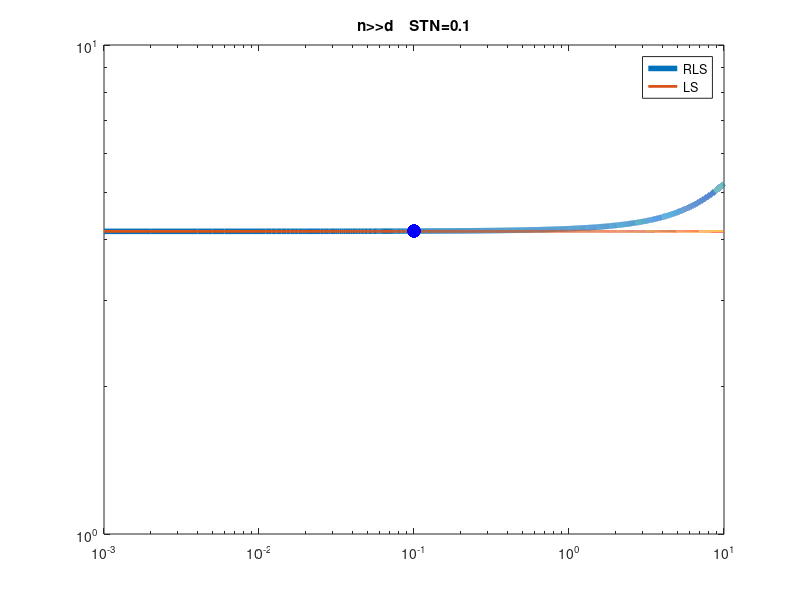
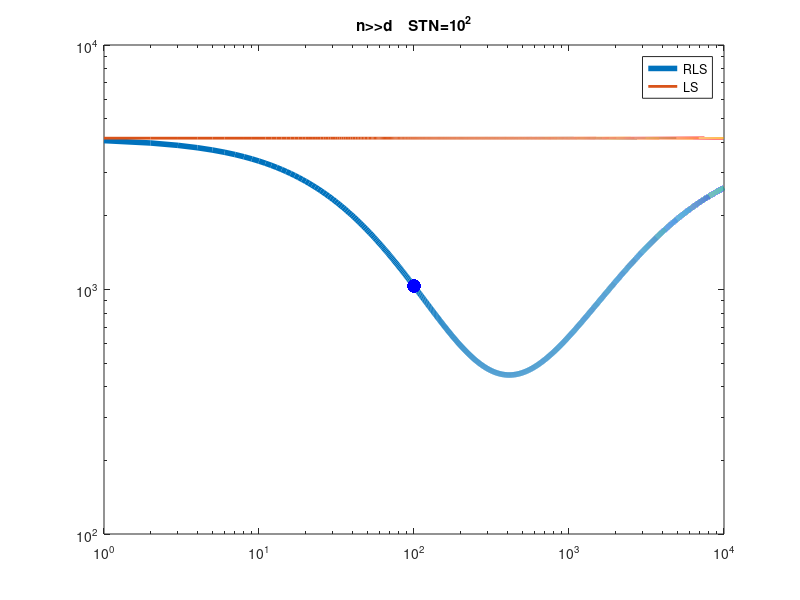
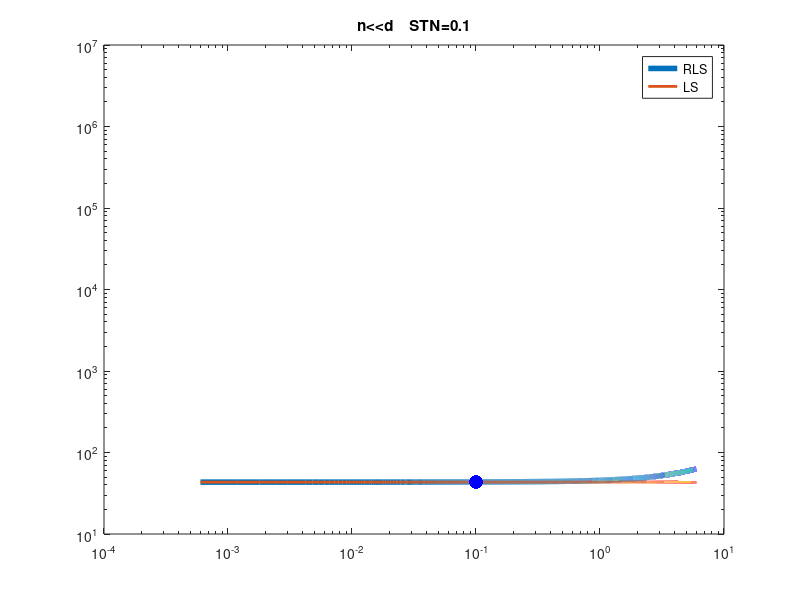
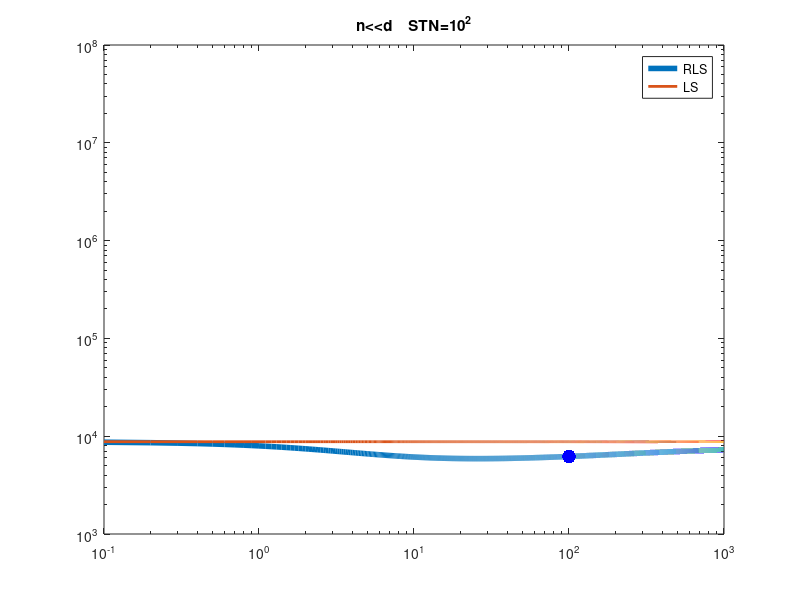

MATLAB code for these plots, in order:
% Simulation Least Squares and Regularized Least Squares


%--------------------------------------------------------------------------
% In this simulation we'll prove that if the order of noise to signal ratio 
% is equal to the one of the eigenvalues of the matrix
% Sigma= X_tr'*X_tr 
% than regularized least squares with lambda=sigma^2/norm(w_star)^2 
% (which is unknown in a real problem) is better than least squares.
%--------------------------------------------------------------------------


%% I) n>>d stn<<1
    clear,clc, close all

    rng(3)
    % Dataset
%     a=randi([-100 -1]);
%     b=randi([1 100]);
    n=10^3;
    d=10;
%     sigma=randi([10^2 10^3]);
    
    w_star=rand(d,1);  % Exact w
    STN=10^(-1);
    sigma=sqrt(STN)*norm(w_star);
    
    % Trainingset
%     X_tr=rand(n,d)*(b-a)-b;
    X_tr=rand(n,d);
    Y_tr=X_tr*w_star+sigma*randn(size(X_tr,1),1);
    % Test set
%     X_ts=rand(n,d)*(b-a)-b;
    X_ts=rand(n,d);
    Y_ts=X_ts*w_star+sigma*randn(size(X_ts,1),1);

    % ------------------------------------------------------------------------------------------
    % Least Squares
    w_LS=(X_tr'*X_tr)\X_tr'*Y_tr;

    pred_err_LS=norm(X_ts*w_LS-X_ts*w_star)^2;

    % ----------------------------------------------------------------------------------------------
    % Regularized least Squares 
    lambda_star=sigma^2/norm(w_star)^2;
    lambdas=linspace(0,10^2*lambda_star,10^4);
    lambdas=sort([lambdas,lambda_star]);
    
    pred_err_RLS=zeros(1,size(lambdas,2));
    for i=1:size(lambdas,2)
        lambda=lambdas(i);
        w_RLS=(X_tr'*X_tr+lambda*eye(d))\X_tr'*Y_tr;
        pred_err_RLS(i)=norm(X_ts*w_RLS-X_ts*w_star)^2;
    end
    
    
% Errors plot
figure(1)
loglog(lambdas,pred_err_RLS,'linewidth',4)
hold on
loglog(lambdas,pred_err_LS*ones(1,size(lambdas,2)),'linewidth',2)
hold on
i=find(lambdas==lambda_star);
loglog(lambdas(i),pred_err_RLS(i),'.b','Markersize',30)
legend('RLS','LS')
title('n>>d    STN=0.1')


%% II) n>>d stn>>1
    clear,clc

    rng(3)
    % Dataset
%     a=randi([-100 -1]);
%     b=randi([1 100]);
    n=10^3;
    d=10;
%     sigma=randi([10^2 10^3]);
    
    w_star=rand(d,1);  % Exact w
    STN=10^(2);
    sigma=sqrt(STN)*norm(w_star);
    
    % Trainingset
%     X_tr=rand(n,d)*(b-a)-b;
    X_tr=rand(n,d);
    Y_tr=X_tr*w_star+sigma*randn(size(X_tr,1),1);
    % Test set
%     X_ts=rand(n,d)*(b-a)-b;
    X_ts=rand(n,d);
    Y_ts=X_ts*w_star+sigma*randn(size(X_ts,1),1);

    % ------------------------------------------------------------------------------------------
    % Least Squares
    w_LS=(X_tr'*X_tr)\X_tr'*Y_tr;
    
    pred_err_LS=norm(X_ts*w_LS-X_ts*w_star)^2;
    
    % ----------------------------------------------------------------------------------------------
    % Regularized least Squares 
    lambda_star=sigma^2/norm(w_star)^2;
    lambdas=linspace(0,10^2*lambda_star,10^4);
    lambdas=sort([lambdas,lambda_star]);
    
    pred_err_RLS=zeros(1,size(lambdas,2));
    for i=1:size(lambdas,2)
        lambda=lambdas(i);
        w_RLS=(X_tr'*X_tr+lambda*eye(d))\X_tr'*Y_tr;
        pred_err_RLS(i)=norm(X_ts*w_RLS-X_ts*w_star)^2;
    end
    
    
% Errors plot
figure(2)
loglog(lambdas,pred_err_RLS,'linewidth',4)
hold on
loglog(lambdas,pred_err_LS*ones(1,size(lambdas,2)),'linewidth',2)
hold on
i=find(lambdas==lambda_star);
loglog(lambdas(i),pred_err_RLS(i),'.b','Markersize',30)
legend('RLS','LS')
title('n>>d    STN=10^2')


%% III) n<<d stn<<1
    clear,clc

    rng(2)
    % Dataset
    n=10;
    d=10^2;
    
    w_star=rand(d,1);  % Exact w
    STN=10^(-1);
    sigma=sqrt(STN)*norm(w_star);
    
    % Trainingset
    X_tr=rand(n,d);
    Y_tr=X_tr*w_star+sigma*randn(size(X_tr,1),1);
    % Test set
    X_ts=rand(n,d);
    Y_ts=X_ts*w_star+sigma*randn(size(X_ts,1),1);

    % ------------------------------------------------------------------------------------------
    % Least Squares
    w_LS=X_tr'*((X_tr*X_tr')\Y_tr);

    pred_err_LS=norm(X_ts*w_LS-X_ts*w_star)^2;

    % ----------------------------------------------------------------------------------------------
    % Regularized least Squares 
    lambda_star=sigma^2/norm(w_star)^2;
    lambdas=linspace(0,0.6*10^2*lambda_star,10^4);
    lambdas=sort([lambdas,lambda_star]);
    
    pred_err_RLS=zeros(1,size(lambdas,2));
    for i=1:size(lambdas,2)
        lambda=lambdas(i);
        w_RLS=(X_tr'*X_tr+lambda*eye(d))\X_tr'*Y_tr;
        pred_err_RLS(i)=norm(X_ts*w_RLS-X_ts*w_star)^2;
    end
    
    
% Errors plot
figure(3)
loglog(lambdas,pred_err_RLS,'linewidth',4)
hold on
loglog(lambdas,pred_err_LS*ones(1,size(lambdas,2)),'linewidth',2)
hold on
i=find(lambdas==lambda_star);
loglog(lambdas(i),pred_err_RLS(i),'.b','Markersize',30)
legend('RLS','LS')
title('n<<d    STN=0.1')


%% IV) n<<d stn>>1
    clear,clc

    rng(2)
    % Dataset
    n=10;
    d=10^2;
    
    w_star=rand(d,1);  % Exact w
    STN=10^(2);
    sigma=sqrt(STN)*norm(w_star);
    
    % Trainingset
    X_tr=rand(n,d);
    Y_tr=X_tr*w_star+sigma*randn(size(X_tr,1),1);
    % Test set
    X_ts=rand(n,d);
    Y_ts=X_ts*w_star+sigma*randn(size(X_ts,1),1);
    
    % ------------------------------------------------------------------------------------------
    % Least Squares
    w_LS=X_tr'*((X_tr*X_tr')\Y_tr);
    
    pred_err_LS=norm(X_ts*w_LS-X_ts*w_star)^2;
    
    % ----------------------------------------------------------------------------------------------
    % Regularized least Squares 
    lambda_star=sigma^2/norm(w_star)^2;
    lambdas=linspace(0,10*lambda_star,10^4);
    lambdas=sort([lambdas,lambda_star]);
    
    pred_err_RLS=zeros(1,size(lambdas,2));
    for i=1:size(lambdas,2)
        lambda=lambdas(i);
        w_RLS=(X_tr'*X_tr+lambda*eye(d))\X_tr'*Y_tr;
        pred_err_RLS(i)=norm(X_ts*w_RLS-X_ts*w_star)^2;
    end
    
    
% Errors plot
figure(4)
loglog(lambdas,pred_err_RLS,'linewidth',4)
hold on
loglog(lambdas,pred_err_LS*ones(1,size(lambdas,2)),'linewidth',2)
hold on
i=find(lambdas==lambda_star);
loglog(lambdas(i),pred_err_RLS(i),'.b','Markersize',30)
legend('RLS','LS')
title('n<<d    STN=10^2')

